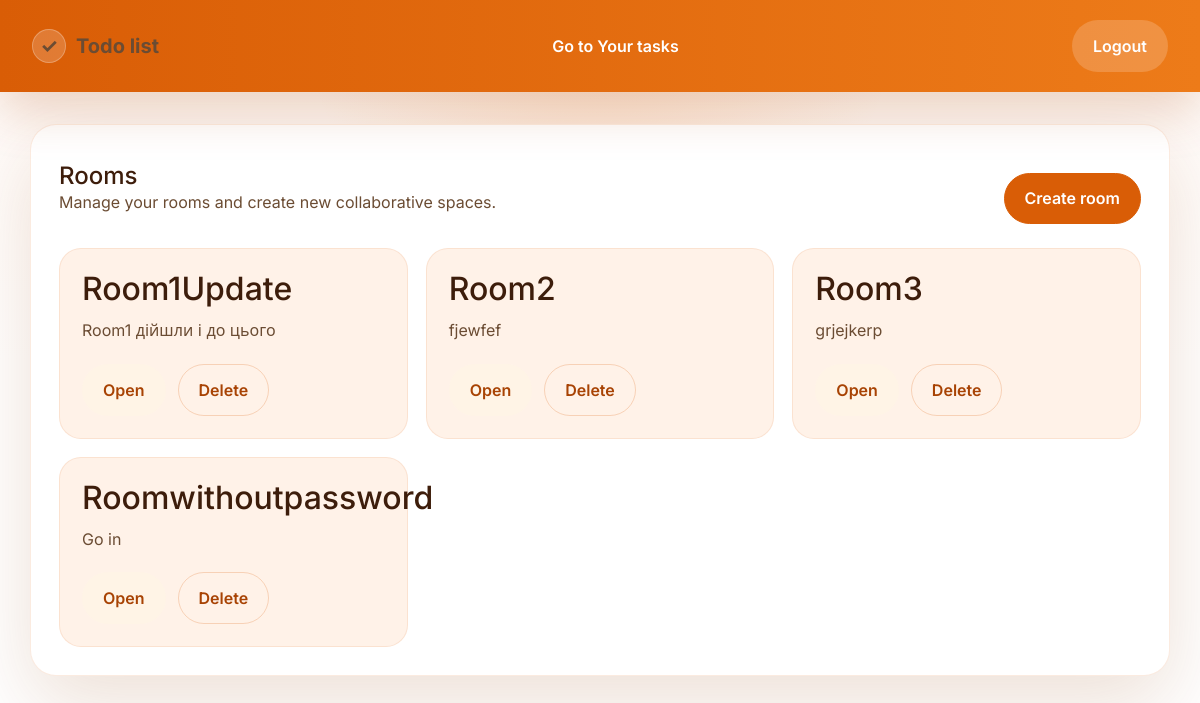
The page /rooms/ (signed in) on the database its author committed.
### tasks/models.py (models this page shows, shortened)
class Room(models.Model):
    host = models.ForeignKey(User, on_delete=models.CASCADE, null=True)
    name = models.CharField(max_length=100)
    description = models.TextField(max_length=500, blank=True)
    password = models.CharField(max_length=120, null=True, blank=True)
    participants = models.ManyToManyField(User, related_name="joined_rooms", blank=True)
    time_created = models.DateTimeField(auto_now_add=True)

### rooms/views.py (the view)
# urls.py: path("", views.rooms_home, name="rooms_home"),
@login_required(login_url="login")
def rooms_home(request):
    rooms = Room.objects.all()
    context = {"rooms": rooms}
    return render(request, "rooms/rooms_home.html", context)

### rooms/templates/rooms/rooms_home.html (shortened to what this page needs)
{% extends 'rooms_main.html' %}
{% block content %}
<div class="panel">
  <div class="panel-header">
    <div>
      <h1 class="panel-title">Rooms</h1>
      <p class="panel-subtitle">Manage your rooms and create new collaborative spaces.</p>
    </div>
    <div class="panel-actions">
      <form action="{% url 'create_room' %}" method="POST">
        <button type="submit" class="btn btn-primary">Create room</button>
      </form>
    </div>
  </div>
  <div class="rooms-grid">
    {% for room in rooms %}
    <article class="room-card">
      <div>
        <a href="{% url 'room' room.id %}"><h2>{{ room.name }}</h2></a>
        <p>{{ room.description }}</p>
      </div>
      <div class="room-actions">
        <a href="{% url 'room' room.id %}" class="btn btn-secondary">Open</a>
        <a href="{% url 'delete_room' room.id %}" class="btn btn-outline">Delete</a>
      </div>
    </article>
    {% endfor %}
  </div>
</div>
{% endblock content %}

### static/styles/style.css (style rules this page uses)
:root { --bg: #fff6f0; --bg-strong: #ffe6cc; --surface: #ffffff; --surface-soft: #fff2e8; --border: #f6a86a; --brand: #d95d06; --brand-dark: #a84304; --brand-soft: #ffb476; --text: #3d1d0b; --text-secondary: #6b4c33; --shadow: 0 28px 80px rgba(142, 63, 5, 0.16); }
* { box-sizing: border-box; }
html { scroll-behavior: smooth; }
body { margin: 0; min-height: 100vh; background: radial-gradient(circle at top, rgba(246, 125, 31, 0.18), transparent 30%), linear-gradient(180deg, #fff9f5 0%, #fff 45%, #fff 100%); color: var(--text); font-family: "Inter", system-ui, -apple-system, BlinkMacSystemFont, "Segoe UI", sans-serif; }
a { color: inherit; text-decoration: none; transition: color 0.2s ease, transform 0.2s ease; }
button, input, textarea, select { font: inherit; }
.nav-button, .btn { display: inline-flex; align-items: center; justify-content: center; gap: 0.5rem; padding: 0.8rem 1.25rem; border-radius: 999px; border: 1px solid transparent; font-weight: 600; cursor: pointer; transition: transform 0.15s ease, box-shadow 0.15s ease, background 0.15s ease; }
.btn-primary, .btn-primary:focus, .btn-primary:hover { color: white; background: var(--brand); border-color: var(--brand); }
.btn-secondary, .btn-secondary:hover { color: var(--brand-dark); background: #fff4e6; border-color: transparent; }
.btn-outline, .btn-outline:hover { color: var(--brand-dark); background: transparent; border: 1px solid rgba(217, 93, 6, 0.22); }
.panel { background: var(--surface); border: 1px solid rgba(217, 93, 6, 0.12); border-radius: 26px; box-shadow: var(--shadow); padding: 28px; }
.panel-header { display: flex; align-items: center; justify-content: space-between; flex-wrap: wrap; gap: 16px; margin-bottom: 24px; }
.panel-title { margin: 0; font-size: clamp(1.4rem, 2vw, 1.9rem); }
.panel-subtitle { margin: 0; color: var(--text-secondary); }
.rooms-grid, .task-list { display: grid; gap: 18px; grid-template-columns: repeat(auto-fit, minmax(300px, 1fr)); }
.room-card, .task-card { border-radius: 22px; padding: 22px; background: var(--surface-soft); border: 1px solid rgba(217, 93, 6, 0.1); }
.room-card h2, .task-card h3 { margin: 0 0 0.75rem; }
.room-card p, .task-card p { margin: 0.5rem 0 0; color: var(--text-secondary); line-height: 1.6; }
.card-actions, .panel-actions, .room-actions { display: flex; flex-wrap: wrap; gap: 12px; margin-top: 20px; }
h1, h2, h3, h4, h5 { color: var(--text); line-height: 1.1; margin: 0 0 1rem; }
p, label, span, li { color: var(--text-secondary); }

### rows shown on the page
Room: name "Room1Update", description "Room1 дійшли і до цього"
Room: name "Room2", description "fjewfef"
Room: name "Room3", description "grjejkerp"
Room: name "Roomwithoutpassword", description "Go in"
